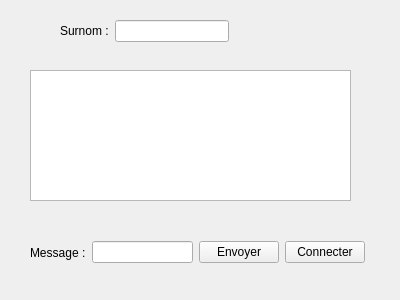
<?xml version="1.0" encoding="UTF-8"?>
<ui version="4.0">
 <class>widget</class>
 <widget class="QWidget" name="widget">
  <property name="geometry">
   <rect>
    <x>0</x>
    <y>0</y>
    <width>400</width>
    <height>300</height>
   </rect>
  </property>
  <property name="windowTitle">
   <string>Form</string>
  </property>
  <widget class="QTextEdit" name="textEdit">
   <property name="geometry">
    <rect>
     <x>30</x>
     <y>70</y>
     <width>321</width>
     <height>131</height>
    </rect>
   </property>
  </widget>
  <widget class="QWidget" name="">
   <property name="geometry">
    <rect>
     <x>60</x>
     <y>20</y>
     <width>169</width>
     <height>22</height>
    </rect>
   </property>
   <layout class="QHBoxLayout" name="horizontalLayout">
    <item>
     <widget class="QLabel" name="label">
      <property name="text">
       <string>Surnom :</string>
      </property>
     </widget>
    </item>
    <item>
     <widget class="QLineEdit" name="surnom"/>
    </item>
   </layout>
  </widget>
  <widget class="QWidget" name="">
   <property name="geometry">
    <rect>
     <x>30</x>
     <y>240</y>
     <width>335</width>
     <height>25</height>
    </rect>
   </property>
   <layout class="QHBoxLayout" name="horizontalLayout_2">
    <item>
     <widget class="QLabel" name="label_2">
      <property name="text">
       <string>Message :</string>
      </property>
     </widget>
    </item>
    <item>
     <widget class="QLineEdit" name="message_chat"/>
    </item>
    <item>
     <widget class="QPushButton" name="envoyer_chat">
      <property name="text">
       <string>Envoyer</string>
      </property>
     </widget>
    </item>
    <item>
     <widget class="QPushButton" name="connecter_chat">
      <property name="text">
       <string>Connecter</string>
      </property>
     </widget>
    </item>
   </layout>
  </widget>
 </widget>
 <resources/>
 <connections/>
</ui>
